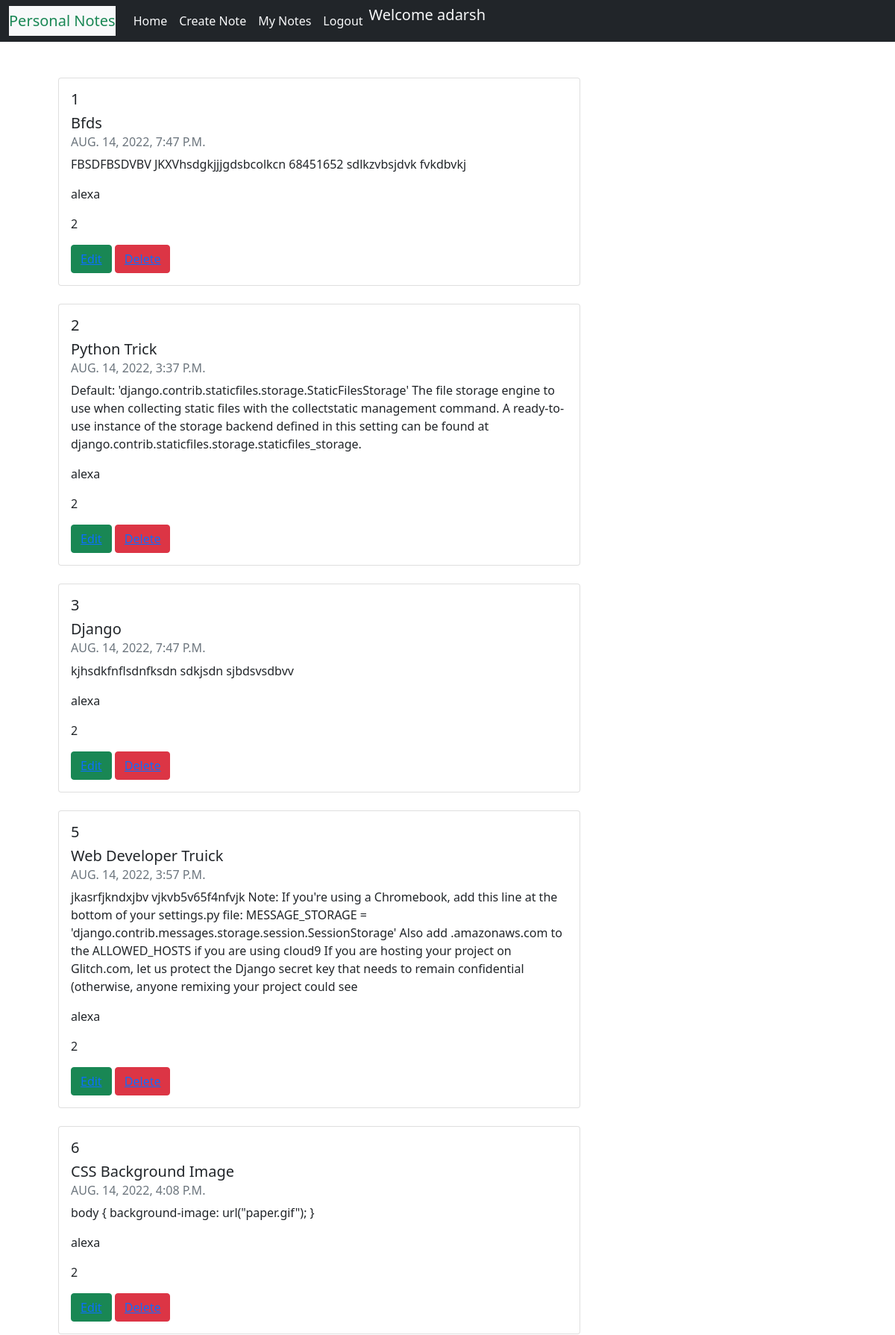
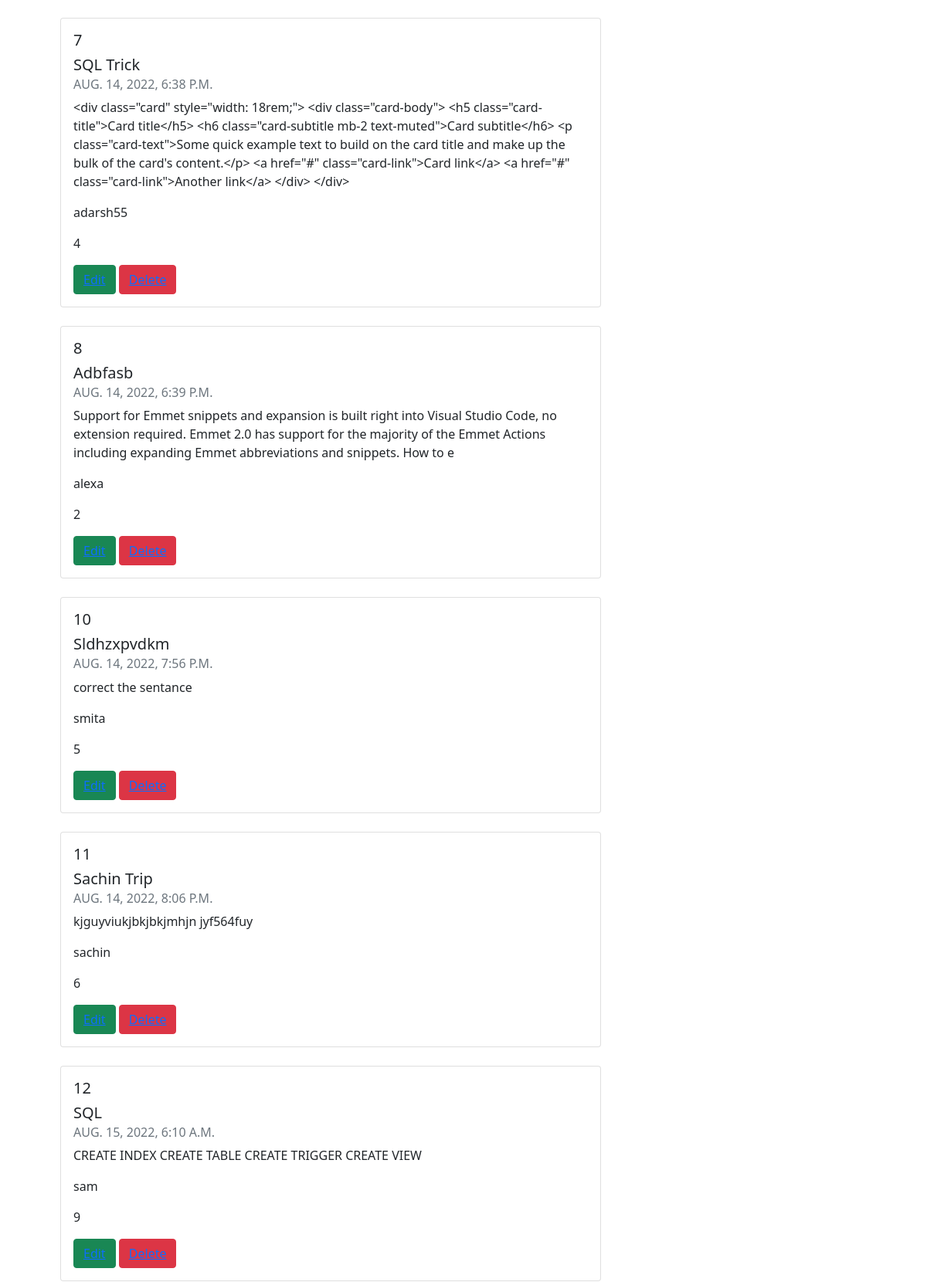
The app's page /listofnote (signed in, upper part) with its own data (2 pictures, top to bottom).
### mynotes/models.py (models this page shows, shortened)
class AddNotes(models.Model):
    title = models.CharField(max_length=80)
    description = models.TextField(max_length=500)
    date_create = models.DateTimeField(auto_now=True)
    user = models.ForeignKey(User,on_delete=models.CASCADE)

### listofnotes/views.py (the view)
# urls.py: path('listofnote',v.listview),
def listview(request):
    if request.session.has_key('username'):
        f = AddNotes.objects.filter()
        context = {'list':f}
        return render(request,'yourNotes.html',context)
    else:
        return redirect('/login-user')

### listofnotes/templates/yourNotes.html
{%include 'navbar.html'%}
{%block body%}
    <div class="container">
        <div class="row d-inline-flex">
            <div class="col-4 p-5">
                {% for i in list %}
                <div class="card" style="width: 700px; border-radius: 1 5px;">
                    <div class="card-body">
                      <h5 class="card-title text-capitalize text-dark">{{i.id}}</h5>
                      <h5 class="card-title text-capitalize text-dark">{{i.title}}</h5>
                      <h6 class="card-subtitle mb-2 text-muted text-uppercase disabled">{{i.date_create}}</h6>
                      <p class="card-text">{{i.description}}</p>
                      <p class="card-text">{{i.user}}</p>
                      <p class="card-text">{{i.user_id}}</p>
                      <button type="button" class="btn btn-success"><a href="editnote/{{i.id}}">Edit</a></button>
                      <button type="button" class="btn btn-danger"><a href="deletenote/{{i.id}}">Delete</a></button>
                    </div>
                  </div>
                  <br>
                  {%endfor%}
            </div>
        </div>
    </div>
{%endblock%}
{%include 'footer.html'%}

### index/templates/navbar.html (shortened to what this page needs)
<!doctype html>
<html lang="en">
  <head>
    <link href="https://cdn.jsdelivr.net/npm/bootstrap@5.0.2/dist/css/bootstrap.min.css" rel="stylesheet">
  </head>
  <body>
        <nav class="navbar navbar-expand-lg navbar-light bg-dark">
            <div class="container-fluid">
              <a class="navbar-brand text-success bg-light" href="/">Personal Notes</a>
              <div class="collapse navbar-collapse" id="navbarSupportedContent">
                <ul class="navbar-nav me-auto mb-2 mb-lg-0">
                  <li class="nav-item">
                    <a class="nav-link active text-light" aria-current="page" href="/">Home</a>
                  </li>
                  {% if user.is_authenticated %}
                  <li class="nav-item">
                    <a class="nav-link text-light" href="addnote">Create Note</a>
                  </li>
                  <li class="nav-item">
                    <a class="nav-link text-light" href="listofnote">My Notes</a>
                  </li>
                  <li class="nav-item">
                    <a class="nav-link text-light" href="logout">Logout</a>
                  </li>
                  <li class="text-end text-light text-md-end">
                    <a><h5>Welcome {{user.first_name}}</h5></a>
                  </li>
                  {%endif%}
                </ul>
              </div>
            </div>
          </nav>
  </body>
</html>

### records on screen
AddNotes: id "1", title "Bfds", date_create "AUG. 14, 2022, 7:47 P.M.", description "FBSDFBSDVBV JKXVhsdgkjjjgdsbcolkcn 68451652 sdlkzvbsjdvk fvkdbvkj", user "alexa", user_id "2"
AddNotes: id "2", title "Python Trick", date_create "AUG. 14, 2022, 3:37 P.M.", description "Default: 'django.contrib.staticfiles.storage.StaticFilesStorage' The file storage engine to use when collecting static files with the collectstatic management command. A ready-to-use instance of the storage backend defined in this setting can be found at django.contrib.staticfiles.storage.staticfiles_storage.", user "alexa", user_id "2"
AddNotes: id "3", title "Django", date_create "AUG. 14, 2022, 7:47 P.M.", description "kjhsdkfnflsdnfksdn sdkjsdn sjbdsvsdbvv", user "alexa", user_id "2"
AddNotes: id "5", title "Web Developer Truick", date_create "AUG. 14, 2022, 3:57 P.M.", description "jkasrfjkndxjbv vjkvb5v65f4nfvjk Note: If you're using a Chromebook, add this line at the bottom of your settings.py file: MESSAGE_STORAGE = 'django.contrib.messages.storage.session.SessionStorage' Also add .amazonaws.com to the ALLOWED_HOSTS if you are using cloud9 If you are hosting your project on Glitch.com, let us protect the Django secret key that needs to remain confidential (otherwise, anyone remixing your project could see", user "alexa", user_id "2"
AddNotes: id "6", title "CSS Background Image", date_create "AUG. 14, 2022, 4:08 P.M.", description "body { background-image: url(\"paper.gif\"); }", user "alexa", user_id "2"
AddNotes: id "7", title "SQL Trick", date_create "AUG. 14, 2022, 6:38 P.M.", description "<div class=\"card\" style=\"width: 18rem;\"> <div class=\"card-body\"> <h5 class=\"card-title\">Card title</h5> <h6 class=\"card-subtitle mb-2 text-muted\">Card subtitle</h6> <p class=\"card-text\">Some quick example text to build on the card title and make up the bulk of the card's content.</p> <a href=\"#\" class=\"card-link\">Card link</a> <a href=\"#\" class=\"card-link\">Another link</a> </div> </div>", user "adarsh55", user_id "4"
AddNotes: id "8", title "Adbfasb", date_create "AUG. 14, 2022, 6:39 P.M.", description "Support for Emmet snippets and expansion is built right into Visual Studio Code, no extension required. Emmet 2.0 has support for the majority of the Emmet Actions including expanding Emmet abbreviations and snippets. How to e", user "alexa", user_id "2"
AddNotes: id "10", title "Sldhzxpvdkm", date_create "AUG. 14, 2022, 7:56 P.M.", description "correct the sentance", user "smita", user_id "5"
AddNotes: id "11", title "Sachin Trip", date_create "AUG. 14, 2022, 8:06 P.M.", description "kjguyviukjbkjbkjmhjn jyf564fuy", user "sachin", user_id "6"
AddNotes: id "12", title "SQL", date_create "AUG. 15, 2022, 6:10 A.M.", description "CREATE INDEX CREATE TABLE CREATE TRIGGER CREATE VIEW", user "sam", user_id "9"

### other values on screen
{{ user.first_name }} "adarsh"
